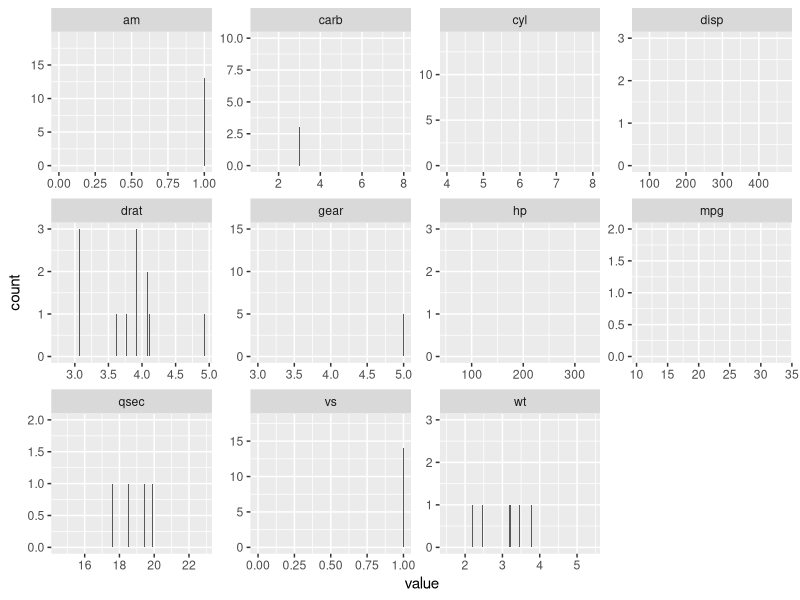
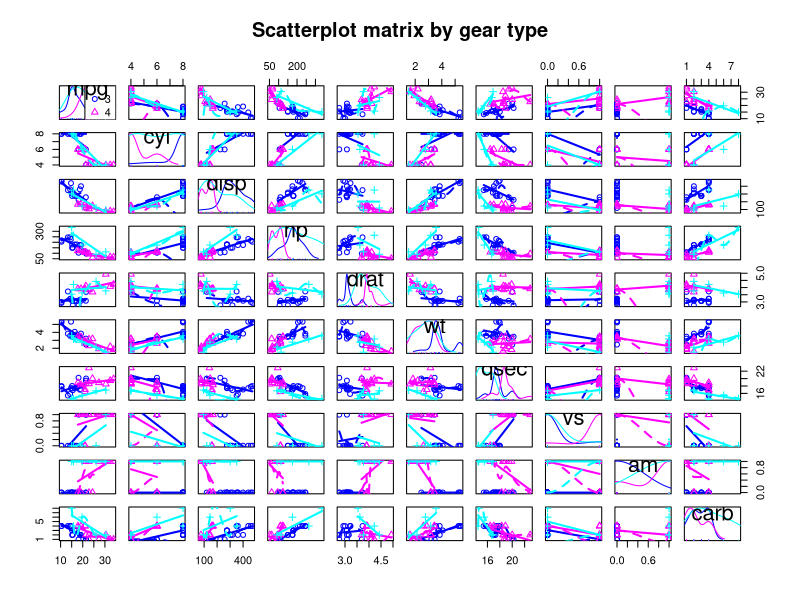
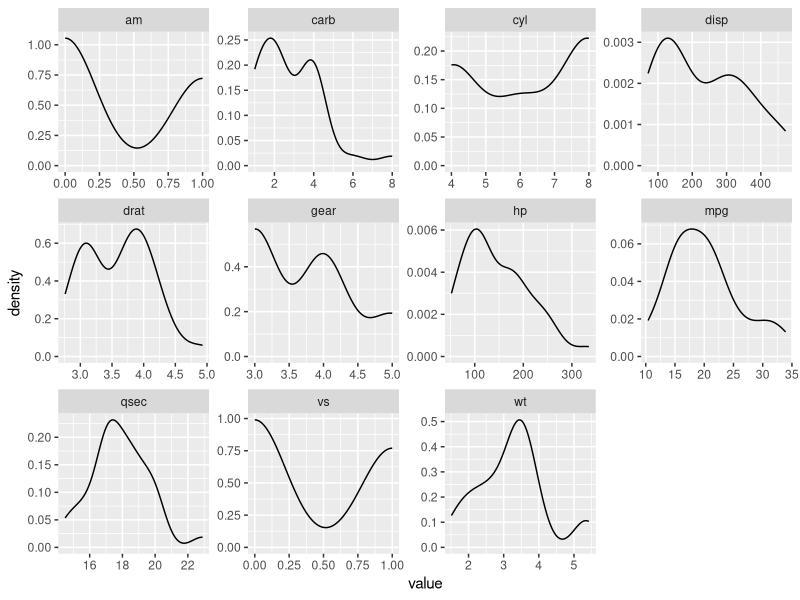

Write the R code that produced these figures, in order.
#session7_assignment_7.2
#1. Write a program to create barplots for all the categorical columns in mtcars. 
library(purrr)
library(tidyr)
library(ggplot2)
mtcars %>%
  keep(is.numeric) %>%
  gather()%>%
  ggplot(aes(value))+
  facet_wrap(~key, scales = "free")+
  geom_bar()


#2. Create a scatterplot matrix by gear types in mtcars dataset. 
library(ggplot2)
library(car)

scatterplotMatrix(~mpg+cyl+disp+hp+drat+wt+qsec+vs+am+carb|gear,
                  data=mtcars,
                  main="Scatterplot matrix by gear type")



#3. Write a program to create a plot density by class variable
library(purrr)
library(tidyr)
library(ggplot2)
mtcars %>%
  keep(is.numeric) %>%
  gather()%>%
  ggplot(aes(value))+
  facet_wrap(~key, scales = "free")+
  geom_density()

